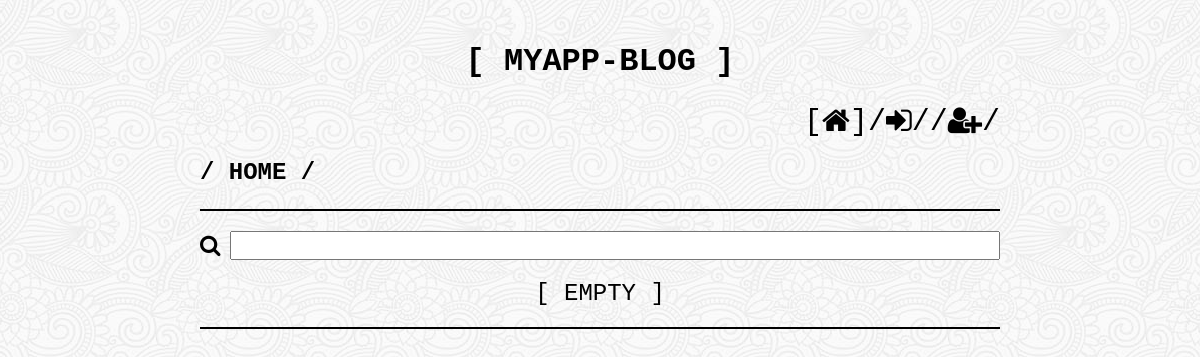
Before: / with the older database file.
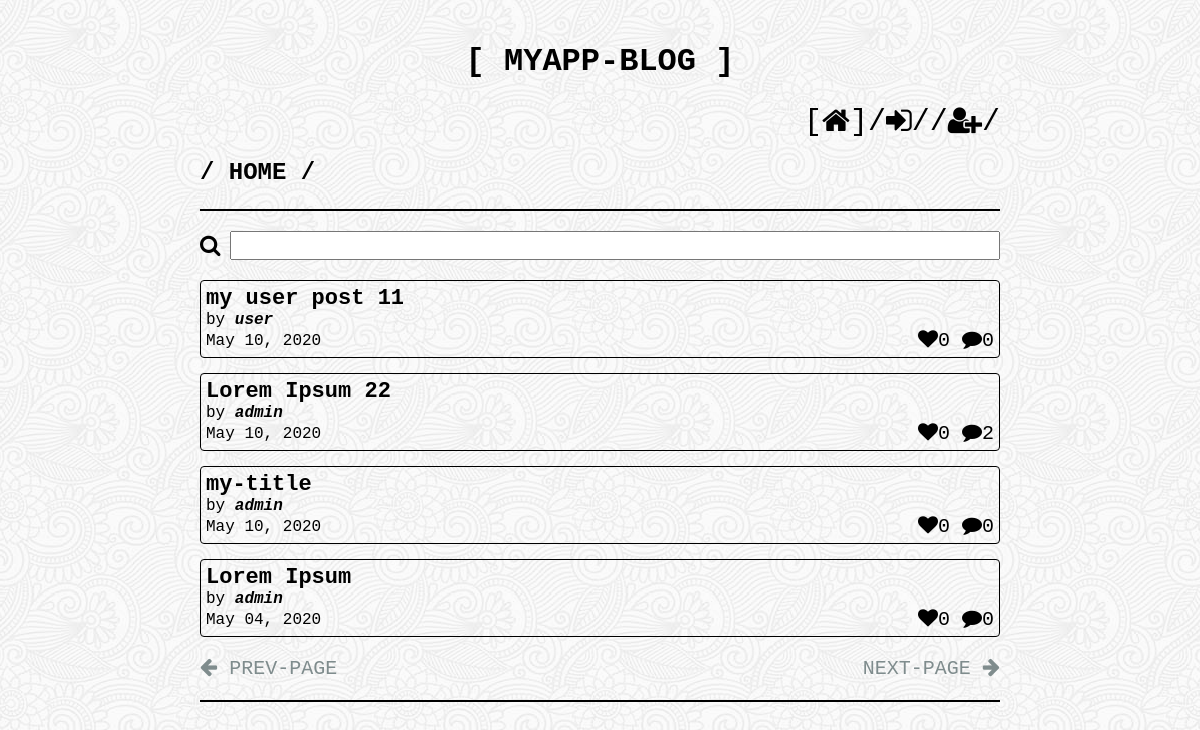
After: the same page with the newer database file.
### blog/models.py (models this page shows, shortened)
class Post(db.Model):
    __tablename__ = "post"
    id = db.Column(db.Integer, primary_key=True, autoincrement=True)
    user_id = db.Column(db.Integer, db.ForeignKey("user.id"))
    title = db.Column(db.String(256), nullable=False)
    body = db.Column(db.Text, nullable=False)
    comments = db.relationship("Comment", backref="post")
    created = db.Column(db.DateTime, server_default=func.now())

class User(UserMixin, db.Model):
    __tablename__ = "user"
    id = db.Column(db.Integer, primary_key=True, autoincrement=True)
    username = db.Column(db.String(32), nullable=False, unique=True)
    password_hash = db.Column(db.String(256), nullable=False)
    posts = db.relationship("Post", backref="user")
    comments = db.relationship("Comment", backref="user")
    liked_posts = db.relationship(
        "Post", secondary=likes, backref="liked_by", lazy="dynamic"
    )
    saved_posts = db.relationship(
        "Post", secondary=saves, backref="saved_by", lazy="dynamic",
    )

### blog/views.py (the view)
@app_blueprint.route("/")
def home():
    query = request.args.get("query", "", type=str)
    page = request.args.get("page", 1, type=int)
    pagination = Post.query
    if query:
        pagination = pagination.filter(Post.title.ilike("%" + query + "%"))
    pagination = pagination.order_by(Post.created.desc()).paginate(
        page, current_app.config["POSTS_PER_PAGE"], False
    )
    template_params = {
        "pagination": pagination,
        "query": query,
        "page-route": "app.home",
        "page_title": "HOME",
    }
    if current_user.is_authenticated:
        template_params["user"] = current_user
        template_params["page_color"] = "red"
    else:
        template_params["page_color"] = "black"
    return render_template("home.html", **template_params)

### blog/templates/home.html
{% extends "base.html" %}
{% block content %}
<main class="page-container">
  <div class="search-container">
    <div class="search-button">
      <button type="button" class="theme-button font-size-22" title="Search" onclick="searchPosts()">
        <i class="fa fa-search" aria-hidden="true"></i>
      </button>
    </div>
    <div class="search-input">
      <input id="search" type="text" autocomplete="off" onkeyup="detectEnterKeyPress(event)" />
    </div>
  </div>
  {% include "posts.html" %}
</main>
{% endblock %}

### blog/templates/base.html (shortened to what this page needs)
<!DOCTYPE html>
<html lang="en">
<head>
  <link rel="stylesheet" href="{{ url_for('static', filename='css/font-awesome.min.css') }}">
  <link rel="stylesheet" type=text/css href="{{ url_for('static', filename='css/custom-styles.css') }}">
</head>
<body>
  <div class="website-container theme-{{page_color}}">
    {% include "header.html" %}
    <hr class="theme-border">
    {% block content %}
    {% endblock %}
    <hr class="theme-border">
  </div>
</body>
</html>

### blog/templates/header.html (shortened to what this page needs)
{% block header %}
<div class="website-title enclose-square">
  MYAPP-BLOG
</div>
{% if user %}
<nav class="navbar">
  <a class="button-red" href="{{ url_for('app.home') }}" title="HOME" role="button">
    <span class="enclose-{{'square' if page_title=='HOME' else 'slash'}} display-inline-flex">
      <i class="fa fa-home" aria-hidden="true"></i>
    </span>
  </a>
  <a class="button-green" href="{{ url_for('app.new_post') }}" title="NEW-POST" role="button">
    <span class="enclose-{{'square' if page_title=='NEW-POST' else 'slash'}} display-inline-flex">
      <i class="fa fa-pencil" aria-hidden="true"></i>
    </span>
  </a>
  <a class="button-blue" href="{{ url_for('app.saved_posts') }}" title="SAVED-POSTS" role="button">
    <span class="enclose-{{'square' if page_title=='SAVED-POSTS' else 'slash'}} display-inline-flex">
      <i class="fa fa-bookmark" aria-hidden="true"></i>
    </span>
  </a>
</nav>
{% else %}
<nav class="navbar">
  <a class="button-black" href="{{ url_for('app.home') }}" title="HOME" role="button">
    <span class="enclose-{{'square' if page_title=='HOME' else 'slash'}} display-inline-flex">
      <i class="fa fa-home" aria-hidden="true"></i>
    </span>
  </a>
  <a class="button-black" href="{{ url_for('app.sign_in') }}" title="SIGN-IN" role="button">
    <span class="enclose-{{'square' if page_title=='SIGN-IN' else 'slash'}} display-inline-flex">
      <i class="fa fa-sign-in" aria-hidden="true"></i>
    </span>
  </a>
  <a class="button-black" href="{{ url_for('app.sign_up') }}" title="SIGN-UP" role="button">
    <span class="enclose-{{'square' if page_title=='SIGN-UP' else 'slash'}} display-inline-flex">
      <i class="fa fa-user-plus" aria-hidden="true"></i>
    </span>
  </a>
</nav>
{% endif %}
<div class="page-title-container">
  <div class="page-title enclose-slash">
    {{page_title}}
  </div>
</div>
{% endblock %}

### blog/templates/posts.html (shortened to what this page needs)
{% block posts %}
{% if pagination.items -%}
{% for post in pagination.items %}
<div class="post-container theme-border">
  <div class="post-header">
    <div class="post-title-container">
      <a class="post-title" href="{{ url_for('app.view_post', post_id=post.id) }}">
        <b>{{post.title}}</b>
      </a>
      <div class="post-author-container">
        <span>by</span>
        <a href="{{ url_for('app.view_user', user_id=post.user.id) }}">
          <i><b>{{post.user.username}}</b></i>
        </a>
      </div>
    </div>
  </div>
  <div class="post-footer">
    <span class="post-date">{{post.created.strftime("%b %d, %Y")}}</span>
    <div class="post-button-container">
      <span class="display-inline-flex" title="Likes">
        <i class="fa fa-heart" aria-hidden="true"></i>
        <span>{{post.liked_by|length}}</span>
      </span>
      <span class="display-inline-flex" title="Comments">
        <i class="fa fa-comment" aria-hidden="true"></i>
        <span>{{post.comments|length}}</span>
      </span>
    </div>
  </div>
</div>
{% endfor %}
<div class="pagination-container">
  {% if pagination.has_prev -%}
  <a class="theme-button" href="{{ url_for(page_route, query, page=pagination.prev_num) }}">
    <i class="fa fa-arrow-left" aria-hidden="true"></i>
    <span>PREV-PAGE</span>
  </a>
  {%- else -%}
  <span class="color-grey cursor-not-allowed">
    <i class="fa fa-arrow-left" aria-hidden="true"></i>
    <span>PREV-PAGE</span>
  </span>
  {%- endif %}
  {% if pagination.has_next -%}
  <a class="theme-button" href="{{ url_for(page_route, query, page=pagination.next_num) }}">
    <span>NEXT-PAGE</span>
    <i class="fa fa-arrow-right" aria-hidden="true"></i>
  </a>
  {%- else -%}
  <span class="color-grey cursor-not-allowed">
    <span>NEXT-PAGE</span>
    <i class="fa fa-arrow-right" aria-hidden="true"></i>
  </span>
  {%- endif %}
</div>
{% else %}
<div class="text-align-center font-size-24">[ EMPTY ]</div>
{% endif %}
{% endblock %}

### blog/static/css/custom-styles.css (style rules this page uses)
@media (min-width: 601px) { .navbar { justify-content: flex-end; } }
body { font-family: "courier new", courier, monospace; background-image: url("/static/img/symphony.png"); }
a { color: inherit; text-decoration: none; }
.website-container { margin-left: auto; margin-right: auto; max-width: 800px; padding-left: 10px; padding-right: 10px; padding-top: 10px; padding-bottom: 25px; }
.website-title { margin-top: 25px; margin-bottom: 25px; font-size: 32px; font-weight: bold; text-align: center; }
.navbar { display: flex; flex-wrap: wrap; align-items: center; margin-top: 5px; margin-bottom: 5px; }
.navbar a { font-size: 30px; }
.page-title-container { display: flex; align-items: center; }
.page-title { flex-grow: 1; margin-top: 15px; margin-bottom: 15px; font-size: 24px; font-weight: 700; }
.page-container { margin-top: 20px; margin-bottom: 20px; }
.post-container { margin-top: 15px; margin-bottom: 15px; padding: 5px; border-radius: 4px; }
.post-header { display: flex; align-items: baseline; }
.post-title-container { flex-grow: 1; }
.post-author-container { font-size: 16px; }
.post-title { font-size: 22px; }
.post-button-container { font-size: 20px; }
.post-footer { display: flex; align-items: center; justify-content: space-between; }
.post-date { font-size: 14; }
.search-container { margin-top: 10px; margin-bottom: 20px; display: flex; align-items: center; font-size: 24; }
.search-input { margin-left: 10px; flex-grow: 1; }
.search-input input { box-sizing: border-box; width: 100%; font-size: 20px; }
.pagination-container { margin-top: 20px; margin-bottom: 10px; display: flex; justify-content: space-between; font-size: 20px; }
.enclose-slash::before { content: "/"; }
.enclose-slash::after { content: "/"; }
.enclose-square::before { content: "["; }
.enclose-square::after { content: "]"; }
.button-black, .button-red, .button-blue, .button-green, .button-orange, .button-purple, .button-grey, .theme-button { border: none; padding: 0; outline: 0; cursor: pointer; background-color: transparent; vertical-align: middle; -webkit-tap-highlight-color: transparent; transition: all 0.1s; }
.theme-black, .theme-black .theme-button, .color-black, .button-black { color: #000000; }
.theme-grey, .theme-grey .theme-button, .color-grey, .button-grey { color: #7f8c8d; }
.theme-black .theme-border { border: 1px solid #000000; }
.cursor-not-allowed { cursor: not-allowed; }
.display-inline-flex { display: inline-flex; }
.font-size-22 { font-size: 22px; }

Changed rows visible on the page:
added Post: title "my user post 11", user.username "user", created "May 10, 2020", liked_by|length "0", comments|length "0"
added Post: title "Lorem Ipsum 22", user.username "admin", created "May 10, 2020", liked_by|length "0", comments|length "2"
added Post: title "my-title", user.username "admin", created "May 10, 2020", liked_by|length "0", comments|length "0"
added Post: title "Lorem Ipsum", user.username "admin", created "May 04, 2020", liked_by|length "0", comments|length "0"
Other visible differences:
text no longer shown: "[ EMPTY ]"
text now shown: "PREV-PAGE NEXT-PAGE"
